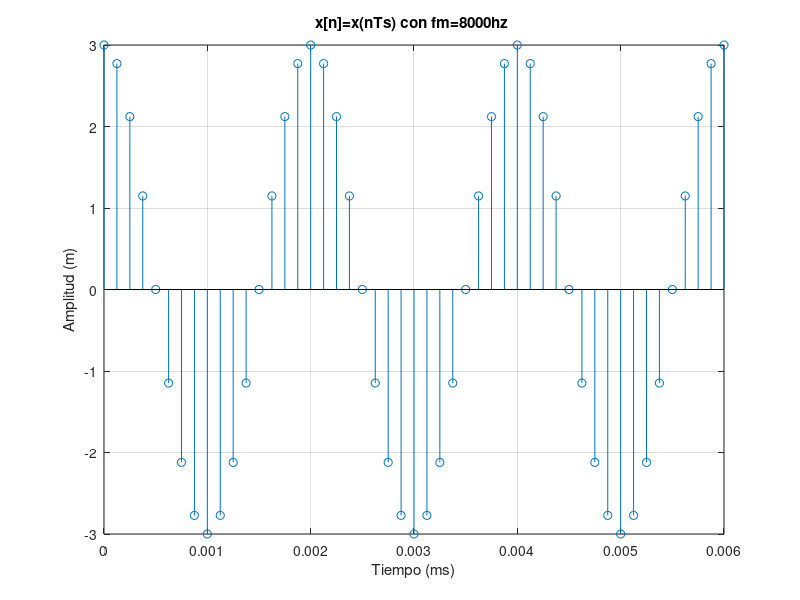

Here is the MATLAB script that generated this plot: (Note: this script raises an error after producing the figure.)
%%Ej6.1

%1.1

A=3;
f1=500;
fm=8000;
Tm=1/fm;

T = (1/f1)*3;

t = 0:1/fm:T;
x = A*cos(2*pi*f1*t);

figure
stem(t,x);
xlabel("Tiempo (ms)");
ylabel("Amplitud (m)");
title("x[n]=x(nTs) con fm=8000hz ");
grid;

%Lx es igual a 6ms

%1.2

K=n.*fm;
Ln=length(K);
Xn= fft(x,Ln);

%Ln es igual a 49 muestras, debido a que muestreamos
%0,125ms y es el numero de muestras que tomamos para 
%muestrear tres periodos.

figure
stem(K,abs(Xn));
xlabel("Indices (K)");
ylabel("Amplitud (m)");
title(" X[K] con N=49");
grid;

%1.3

%xLos maximos quedan: el primero en K=3 y el segundo
%K= 46.

%1.4

F1 = 3/Ln;

ff1 = F1*fm;

error=abs(f1-ff1);


%1.5

Xnn= fft(x,64);
K64=0:63;


figure
stem(K64,abs(Xnn));
xlabel("Indices (K)");
ylabel("Amplitud (m)");
title(" X[K] con N=64");
grid;


F164 = 4/64;

ff164 = F164*fm;

error64=abs(f1-ff164);

%El error que obtenemos ahora es 0. Por lo que podemos decir 
%que la aproximación es mejor.

%1.6

F=K64./64;

figure
stem(F,abs(Xnn));
xlabel("Indices (K)");
ylabel("Amplitud (m)");
title(" TF amb frec. normalitzades con N=64");
grid;
